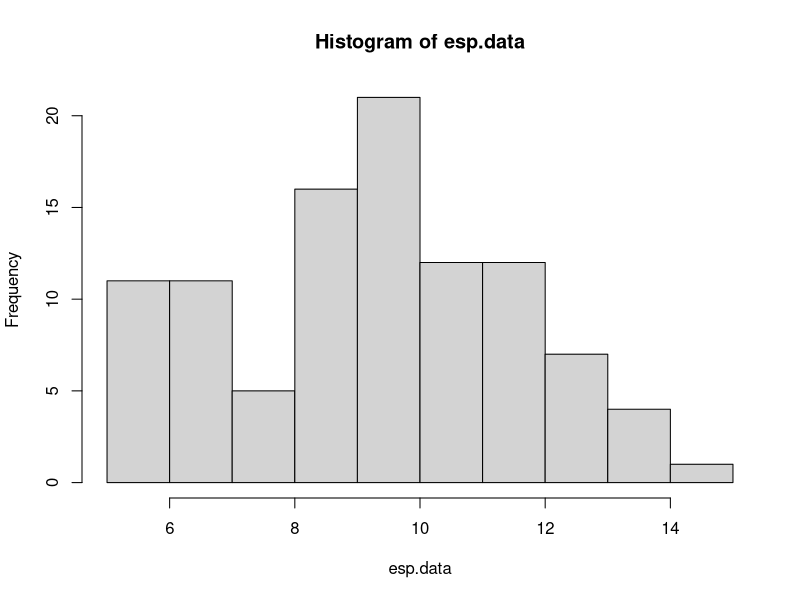
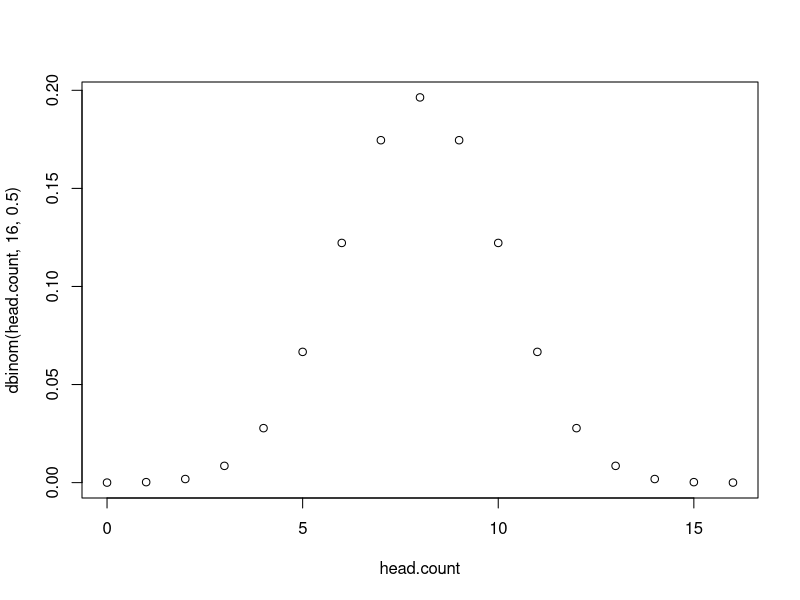
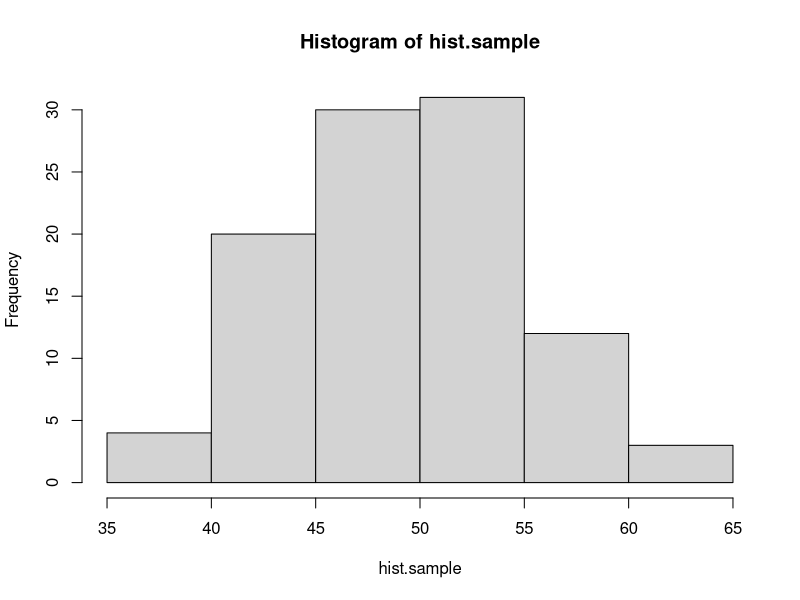
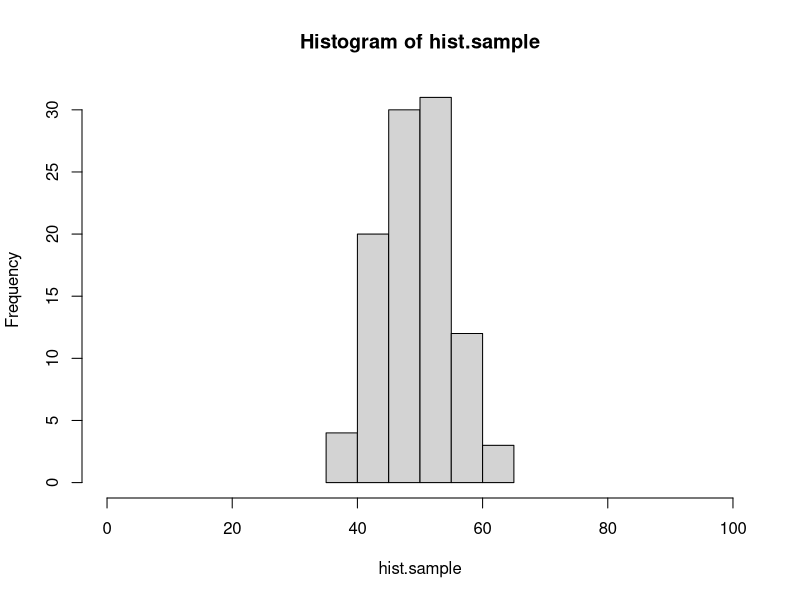
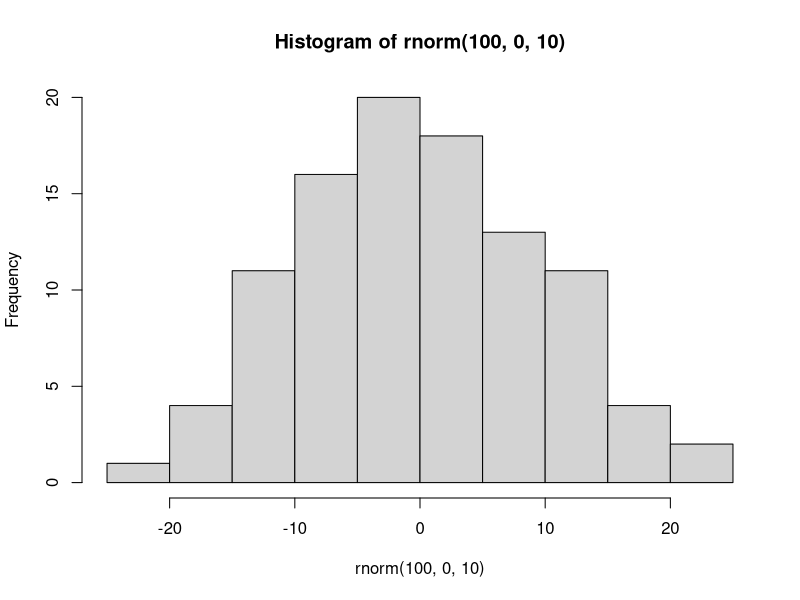
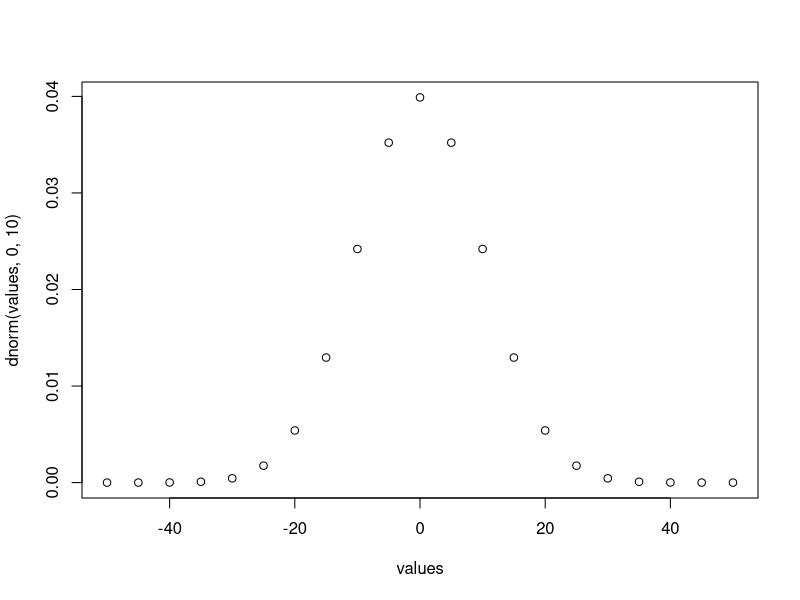
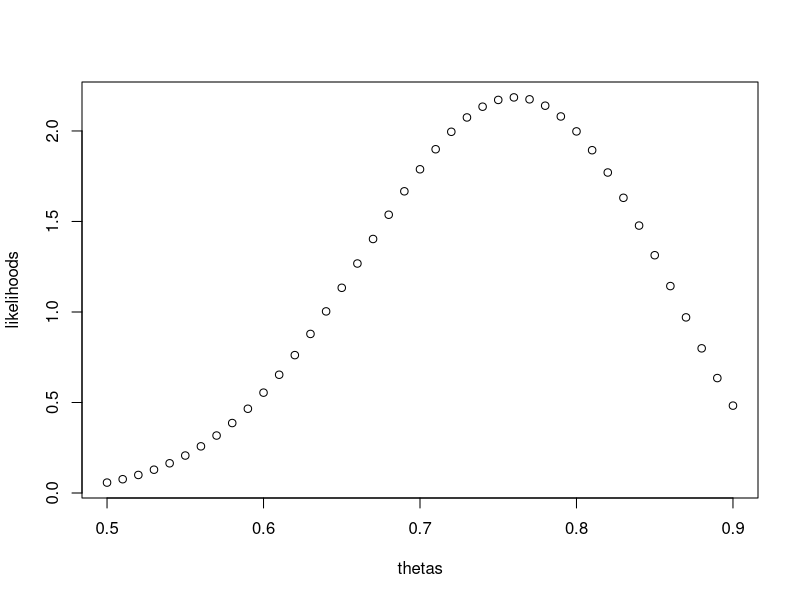
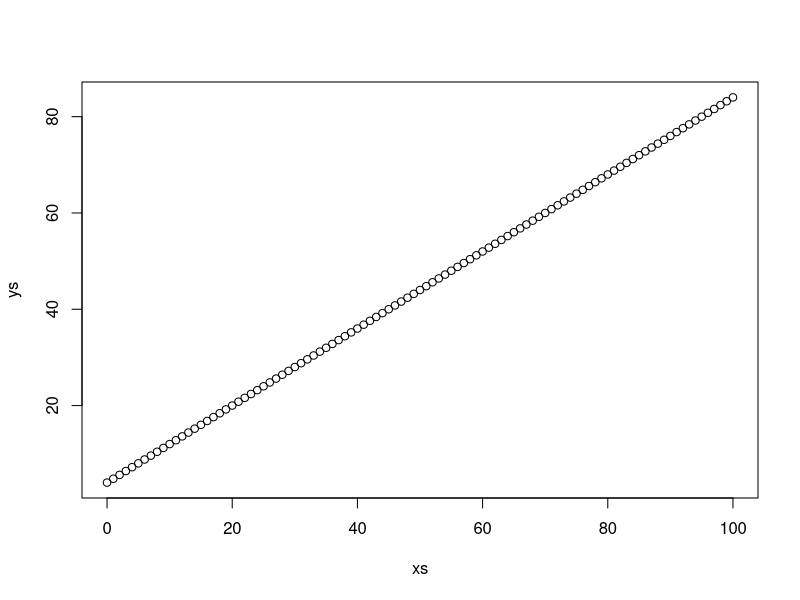

The R script that drew these images, in order:
#### practice with probability distributions ####

# calculating the likelihood requires understanding how to work
# with probability distributions. let's start with the binomial
# distribution.

# the binomial distribution describes the number of "success" in
# some number of "trials" given some probability of success. it 
# is the "coin flipping" distribution. 

# in R, we can draw a sample from a binomial distribution with rbinom()
# this isn't the first time you've seen rbinom, but here it is again, 
# with the parameters spelled out. you can try changing these to explore
# how the function works.

number.of.samples <- 2
number.of.trials.per.sample <- 10
probability.of.success <- 0.7

rbinom(number.of.samples, number.of.trials.per.sample, probability.of.success)

# below, use rbinom to create sample data for the following scenario.
# an experiment tests whether subjects have ESP. 100 subjects are each given
# the opportunity to predict whether a randomly generated number is odd or even.
# each subject makes 20 guesses.
# of course, ESP doesn't exist, so the probability of a successful guess is 0.50.
# store the result in a vector called esp.data

esp.data <- rbinom(100, 20, 0.5)

# a quick way to visualize a distribution is with the hist() function:
hist(esp.data)

# what if we want to know the probability of someone getting exactly 10 guesses
# correct out of 20, if they are randomly guessing? for that we use the density
# function of the binomial: dbinom()

value.to.check <- 10
number.of.trials <- 20
probability.of.success <- 0.5

dbinom(value.to.check, number.of.trials, probability.of.success)

# use dbinom to find out the probability of someone answering 87 out of 100
# questions correctly, if they have a 0.9 probability of giving a correct answer
# for each individual question.

dbinom(87,100,0.9)

# with dbinom, you can use a vector as the first argument, to check the probability
# of multiple values at the same time:

values <- c(3, 4, 5)
dbinom(values, 8, 0.5)

# using this shortcut, *plot* the full distribution (probability mass function)
# for flipping 16 fair coins, counting the total number of heads.
# hint: create one vector for the different possible outcomes
#       then use dbinom to calculate the probability of all of the elements in the vector

head.count <- c(0,1,2,3,4,5,6,7,8,9,10,11,12,13,14,15,16)
plot(head.count, dbinom(head.count, 16, 0.5))


# quick detour #

# here's a quick tip about plot() or hist()
# if you want to change the range on the x-axis, you can use the xlim argument:

hist.sample <- rbinom(100, 100, 0.5)
hist(hist.sample)
hist(hist.sample, xlim=c(0,100)) # compare this plot to the line above.

# the normal distribution ##

# normal (gaussian) distributions are characterized by two parameters: mean and standard deviation
# the mean is the the location of the peak of the distribution, and the sd controls the width.
# the smaller the sd, the more peaked the distribution is in the center.

# like the binomial, there are rnorm() and dnorm() functions.

# generate 100 samples from a normal distribution with mean 0 and standard deviation 10.
# then use hist() to create a histogram of these samples.

hist(rnorm(100, 0,10))

# now plot the probability density function of this distribution.
# use the same strategy as you did above with the binomial to find the density of the normal
# distribution with mean 0 and sd 10 for values between -50 and 50. the distribution is continuous
# so, choose a reasonably small step size between values (remember the seq() function).

values <- seq(-50, 50, by=5)
plot(values, dnorm(values, 0, 10))

#### practice calculating likelihoods ####

# here's some data from 10 participants in an ESP experiment like the one described
# above. each subject had 20 guesses. the number of correct guesses is reported.

esp.practice.data <- data.frame(subject=1:10, n.correct=c(11,10,6,10,6,12,10,8,9,11))

# calculate the likelihood (regular, not log) for this data for three different values
# of the probability of success parameter: 0.4, 0.5, and 0.6.
# hint: prod() will multiple all elements of a vector together.

four.probs<- prod(dbinom(esp.practice.data$n.correct, 20, 0.4))
five.probs <- prod(dbinom(esp.practice.data$n.correct, 20, 0.5))
six.probs <- prod(dbinom(esp.practice.data$n.correct, 20, 0.6))


# which parameter value of those options is most likely?
# 0.5 is the most likely parameter because it reflects that the participants were guessing
# with a 50/50 chance of accuracy. The other parameters reflect biases one way or the other.

# here is a sample of response times for a single subject from a rapid decision making experiment.
rt.sample <- c(391.5845, 411.9970, 358.6373, 505.3099, 616.2892, 481.0751, 422.3132, 511.7213, 205.2692, 522.3433, 370.1850,
               517.4617, 332.3344, 316.8760, 395.5431, 231.7831, 399.8646, 238.9064, 299.7924, 474.7512, 271.6326, 423.4861,
               379.7867, 212.7789, 233.8291, 472.4591, 534.2131, 453.9655, 408.3443, 352.3001)

# calculate the **log** likelihood for this data assuming that it is generated by a normal
# distribution for each of the following parameters. 
# hint: sum() adds the numbers in a vector. log() is the natural log function, or log=T for dnorm().

# 1) mean 350, sd 50
sum(dnorm(rt.sample, 350, 50, log=T))
# -222.2521

# 2) mean 400, sd 50
sum(dnorm(rt.sample, 400, 50, log=T))
# -212.3154

# 3) mean 450, sd 50
sum(dnorm(rt.sample, 450, 50, log=T))
# -232.3787

# 4) mean 350, sd 100
sum(dnorm(rt.sample, 350, 100, log=T))
# -185.0541

# 5) mean 400, sd 100
sum(dnorm(rt.sample, 400, 100, log=T))
# -182.5699

# 6) mean 450, sd 100
sum(dnorm(rt.sample, 450, 100, log=T))
# -187.5857

# which parameter set has the highest likelihood?

# mean of 400 and sd of 100, with a likelihood of -182.5699

# here is a set of data for a subject in a categorization experiment, modeled with GCM.
# calculate the log likelihood of the parameters in the model (which i am not showing you).
# the point here is to know what to do when the model gives you a predicted probability
# of a response, and the data is either that response or not that response.
# hint: add a new column indicating the likelihood of each response, using mapply. then convert to log and add.
# if you do this correctly, the answer is -10.84249.

gcm.practice.data <- data.frame(correct.response = c(T, T, T, T, F, T, T, F, T, T, T, F, F, T, T, F, T, T, T, T),
                                gcm.probability.correct = c(0.84, 0.80, 0.84, 0.80, 0.79, 0.86, 0.89, 0.87, 0.69, 0.85, 0.75,
                                                            0.74, 0.82, 0.85, 0.87, 0.69, 0.83, 0.87, 0.80, 0.76))

gcm.practice.data$likelihood <- mapply(function(x, y) {
  if(x==TRUE) {return(y)}
  if(x==FALSE) {return(1-y)}
}, x=gcm.practice.data$correct.response, y=gcm.practice.data$gcm.probability.correct)

log.likelihood <- sum(log(gcm.practice.data$likelihood))
print(log.likelihood)

#### maximum likelihood estimation ####

# the same search strategies we used for parameter fitting with rmse can be used with likelihoods,
# including grid search.

# here are the number of correct responses each subject gave in an experiment in which they had to
# decide if two images were the same or different. there were 40 trials for each subject
same.diff.data <- c(32, 29, 31, 34, 26, 29, 31, 34, 29, 31, 30, 29, 31, 34, 33, 27, 32, 29, 29, 27)

# we can model this experiment's data as 40 coin flips for each subject. use grid search to plot the likelihood
# function for values of theta (probability of a correct response) between 0.5 and 0.9, in steps of 0.01.
# start by writing a function that calculates the likelihood (not log) for the entire set of data given a value of theta.

likelihood.func <- function(theta) {
  like <- dbinom(same.diff.data, 40, theta)
  sums <- sum(like)
  return(sums)
}

# then use sapply to run the function for each possible value of theta in the set. use seq() to generate the
# set of possible values. plot the set of values on the x axis and the corresponding likelihoods on the y axis.

thetas <- seq(0.5, 0.9, by=0.01)
likelihoods <- sapply(thetas, likelihood.func)
plot(thetas, likelihoods)

# the "true" underlying value i used to generate the data was 0.75. does that match up with the grid search?

# It does, the peak is somewhere between 0.7 and 0.8

## mle with optim()

# in this section, you'll do model recovery for a descriptive model of the linear relationship 
# between two continuous variables.

# let's assume that variable y is a linear function of variable x, such that:
# y = 4 + 0.8x

# create a vector of x values from 0 to 100, and the corresponding vector of y values,
# then plot these with x values on the x axis, and y values on the y axis.

xs <- 0:100
ys <- 4 + (0.8*xs)
plot(xs, ys)

# now let's assume that the relationship between x and y isn't perfect. there's a bit of random
# noise. add a random sample from a normal distribution with mean 0 and sd 10 to each y value.
# hint: there are 101 y values, so you need 101 samples.

new.ys <- ys + rnorm(101,0,10)

# plot the data again, with the new noisy y values.

plot(xs, new.ys)

# there are three parameter values that control this plot,
# the intercept of the line: 4
# the slope of the line: 0.8
# the sd of the normal distribution: 10

# say that we observe a point of data, x = 20 and y = 27.
# the linear equation, y <- 4 + 0.8*x, predicts that when x is 20 y should also be 20.
4 + 0.8*20

# our model of this data assumes that the relationship is not perfect.
# we assume that there is noise so that when x is 20, the most likely value of y should be 4 + 0.8*x,
# but other values of y are possible. we describe the probability of different values of y with a normal
# distribution. when x is 20, then the normal distribution of y values is centered on 20, because the line
# says that y is 4 + 0.8x. using the normal distribution is helpful because it gives us a way to quantify
# how likely a value of 19 is compared to a value of 16, when x is 20.

# here's an example
x.observed <- 20
y.predicted <- 4 + 0.8*x.observed

# to find out the probability of y.observed=20, use dnorm()
# the mean of the normal distribution should be y.predicted (the distribution is centered on the line)
# and the sd of the normal is a parameter we will estimate, but for the demo below, is set to 10.
y.observed <- 20
dnorm(y.observed, y.predicted, 10)

# write the code to see how likely it is that y will be 33 when x is 29? (assuming sd = 10)
# the correct answer is 0.03371799...

x.obs <-29
y.pred <- 4 + (0.8*x.obs)
dnorm(33, y.pred, 10)

# now generalize your solution to compute the likelihood of each value of y that you generated above.
# in other words, write the code that takes a vector of x and y values, and returns the probability
# of each pair given that the relationship between x and y is y <- 4 + 0.8*x and the normal distribution has an sd of 10.

dnorm(new.ys, ys, 10)

# now generalize your solution one step further. write a function that takes in a vector of parameters,
# where parameters[1] is the intercept, parameters[2] is the slope, and parameters[3] is the sd of the normal,
# and returns the total **negative log likelihood**. remember, we want the negative log likelihood because
# optim() will find the set of parameters that minimizes a function.

neg.log.like <- function(params) {
  intercept <- params[1]
  slope <- params[2]
  sd <- params[3]
  
  xs <- 0:100
  ys <- intercept + (slope*xs)
  new.ys <- ys + rnorm(101,0,sd)
  logs <- log(dnorm(new.ys, ys, sd))
  sums <- sum(logs)
  
  return(sums)
}

# use optim() and Nelder-Mead to search for the best fitting parameters. remember to ensure that sd > 0
# and return NA if it is not.

fit <- optim(c(1,1,1), neg.log.like, method="Nelder-Mead")

# finally, plot the best fitting line on your points by using the abline() function, and the parameters that optim() found.

plot(xs,new.ys)
abline(a=fit$par[1], b=fit$par[2], col='red')
